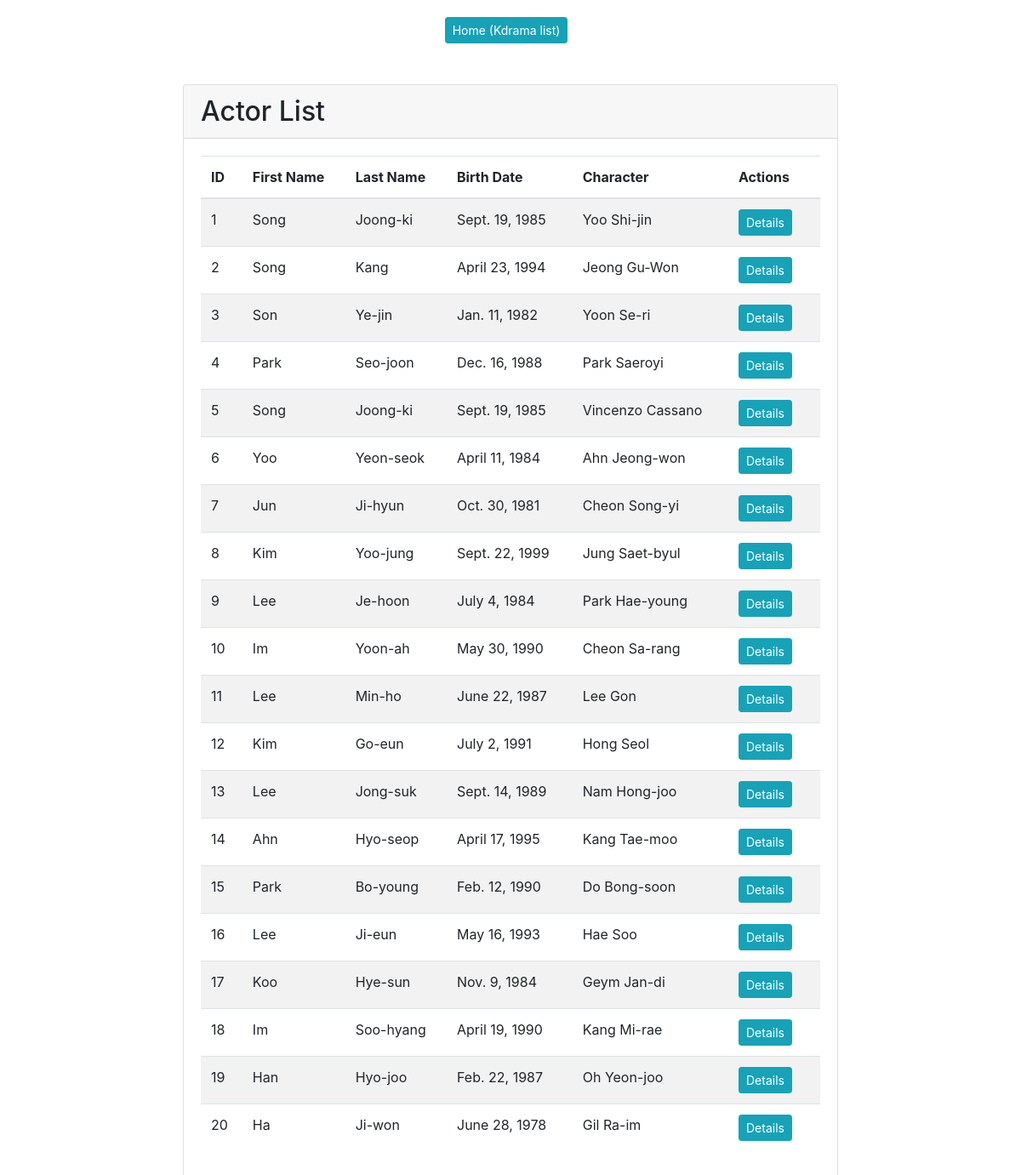
/kdrama/actor_list/, run on the app's committed database.
### kdrama/models.py (models this page shows, shortened)
class actor(models.Model):
    actor_id = models.AutoField(primary_key=True)
    first_name = models.CharField(max_length=25, blank=True)
    last_name = models.CharField(max_length=25, blank=True)
    birth_date = models.DateField(blank=True, null=True)
    character = models.ForeignKey(character, on_delete=models.CASCADE)

class character(models.Model):
    character_id = models.AutoField(primary_key=True)
    name = models.CharField(max_length=50, blank=True)
    kdrama = models.ForeignKey(kdrama, on_delete=models.CASCADE)

### kdrama/views.py (the view)
# urls.py: path('actor_list/', views.ActorList.as_view(), name='actor-list'),
class ActorList(View):
    def get(self, request):
        actors = actor.objects.all()
        user_can_modify = can_modify_information(request)
        user_can_purchase = user_purchase(request)
        return render(request=request, template_name='kdrama/actor_list.html', context={'actors': actors, 'user_can_modify': user_can_modify, 'user_can_purchase': user_can_purchase})

### kdrama/views.py (called while the page is built)
def can_modify_information(request):
    return request.user.groups.filter(name='Admin').exists()

def user_purchase(request):
    return request.user.groups.filter(name='User').exists()

### kdrama/templates/kdrama/actor_list.html (shortened to what this page needs)
{% extends 'base.html' %}
{% block content %}
<body>
    <div class="container text-center">
        <a href="{% url 'kdrama-list' %}" class="btn btn-info btn-sm">Home (Kdrama list)</a>
    </div>
</body>
    <div class="card mt-5">
        <div class="card-header">
            <h2 class="mb-0">Actor List</h2>
        </div>
        <div class="card-body">
            <div class="table-responsive">
                <table class="table table-striped">
                    <thead>
                        <tr>
                            <th>ID</th>
                            <th>First Name</th>
                            <th>Last Name</th>
                            <th>Birth Date</th>
                            <th>Character</th>
                            <th>Actions</th>
                        </tr>
                    </thead>
                    <tbody>
                        {% for actor in actors %}
                            <tr>
                                <td>{{ actor.actor_id }}</td>
                                <td>{{ actor.first_name }}</td>
                                <td>{{ actor.last_name }}</td>
                                <td>{{ actor.birth_date }}</td>
                                <td>{{ actor.character.name }}</td>
                                <td>
                                    <a href="{% url 'actor_details' actor.actor_id %}" class="btn btn-info btn-sm">Details</a>
                                </td>
                            </tr>
                        {% empty %}
                            <tr>
                                <td colspan="6">No actors available</td>
                            </tr>
                        {% endfor %}
                    </tbody>
                </table>
            </div>
        </div>
    </div>
{% endblock %}

### templates/base.html (style rules this page uses)
body { padding-top: 20px; }
.container { max-width: 800px; }
.btn { margin-right: 10px; }

### data on the page
actor: actor_id "1", first_name "Song", last_name "Joong-ki", birth_date "Sept. 19, 1985", character.name "Yoo Shi-jin"
actor: actor_id "2", first_name "Song", last_name "Kang", birth_date "April 23, 1994", character.name "Jeong Gu-Won"
actor: actor_id "3", first_name "Son", last_name "Ye-jin", birth_date "Jan. 11, 1982", character.name "Yoon Se-ri"
actor: actor_id "4", first_name "Park", last_name "Seo-joon", birth_date "Dec. 16, 1988", character.name "Park Saeroyi"
actor: actor_id "5", first_name "Song", last_name "Joong-ki", birth_date "Sept. 19, 1985", character.name "Vincenzo Cassano"
actor: actor_id "6", first_name "Yoo", last_name "Yeon-seok", birth_date "April 11, 1984", character.name "Ahn Jeong-won"
actor: actor_id "7", first_name "Jun", last_name "Ji-hyun", birth_date "Oct. 30, 1981", character.name "Cheon Song-yi"
actor: actor_id "8", first_name "Kim", last_name "Yoo-jung", birth_date "Sept. 22, 1999", character.name "Jung Saet-byul"
actor: actor_id "9", first_name "Lee", last_name "Je-hoon", birth_date "July 4, 1984", character.name "Park Hae-young"
actor: actor_id "10", first_name "Im", last_name "Yoon-ah", birth_date "May 30, 1990", character.name "Cheon Sa-rang"
actor: actor_id "11", first_name "Lee", last_name "Min-ho", birth_date "June 22, 1987", character.name "Lee Gon"
actor: actor_id "12", first_name "Kim", last_name "Go-eun", birth_date "July 2, 1991", character.name "Hong Seol"
actor: actor_id "13", first_name "Lee", last_name "Jong-suk", birth_date "Sept. 14, 1989", character.name "Nam Hong-joo"
actor: actor_id "14", first_name "Ahn", last_name "Hyo-seop", birth_date "April 17, 1995", character.name "Kang Tae-moo"
actor: actor_id "15", first_name "Park", last_name "Bo-young", birth_date "Feb. 12, 1990", character.name "Do Bong-soon"
actor: actor_id "16", first_name "Lee", last_name "Ji-eun", birth_date "May 16, 1993", character.name "Hae Soo"
actor: actor_id "17", first_name "Koo", last_name "Hye-sun", birth_date "Nov. 9, 1984", character.name "Geym Jan-di"
actor: actor_id "18", first_name "Im", last_name "Soo-hyang", birth_date "April 19, 1990", character.name "Kang Mi-rae"
actor: actor_id "19", first_name "Han", last_name "Hyo-joo", birth_date "Feb. 22, 1987", character.name "Oh Yeon-joo"
actor: actor_id "20", first_name "Ha", last_name "Ji-won", birth_date "June 28, 1978", character.name "Gil Ra-im"
